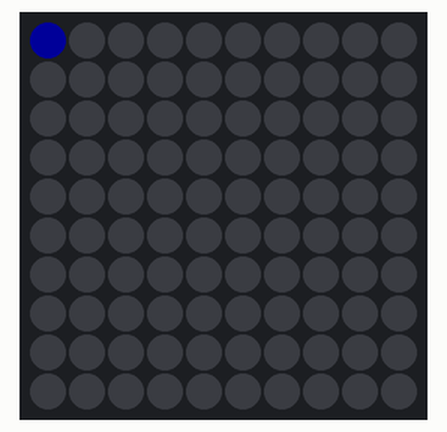
Simulated run of this sketch. Board: ESP32. Parts: 10×10 RGB LED matrix (first LED top left, wired row by row). Dim RGB values are drawn brighter than linear; WiFi joins after 1.5 s; servers stay silent unless stated; uploads are accepted with an empty reply; the local clock reads 2024-03-15 10:24:30 at power-on unless the sketch sets it; what the sketch prints to the serial monitor is not drawn.

Above: at 0.2 s.
At 0.7 s:
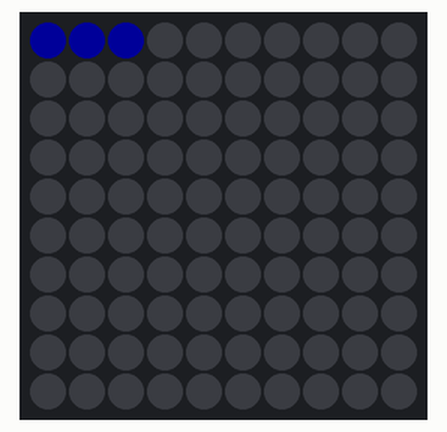
At 1.4 s:
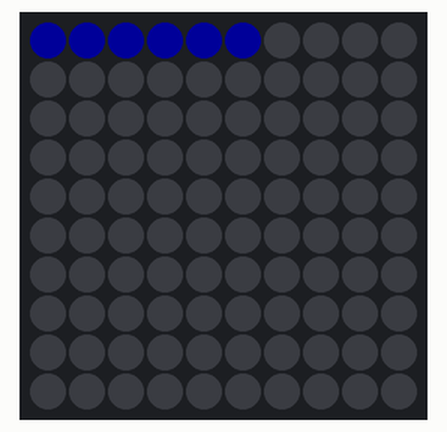
At 2.9 s:
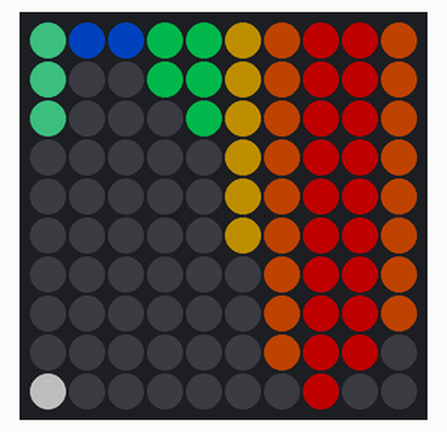
At 4.9 s:
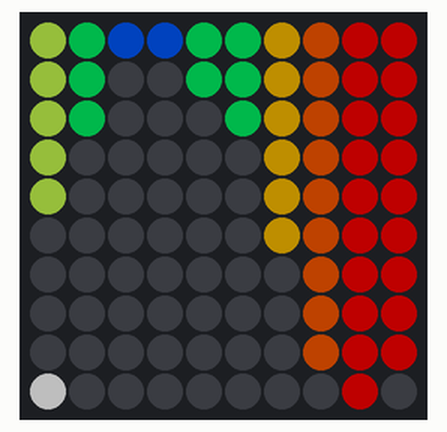

Measured:
- what the display in image 2 shows lasts 1.5 s, from 1.4 s to 2.9 s
- what the display in image 3 shows lasts 2.0 s, from 2.9 s to 4.9 s

The sketch:

sketch.ino
```cpp
#include <Arduino.h>
#include <Adafruit_NeoPixel.h>
#include <WiFi.h>
#include <HTTPClient.h>
#include <ArduinoJson.h>
#include <time.h>
#include <math.h>

// ESP32 + 10x10 WS2812/NeoPixel matrix for dynamic electricity prices.
// Wokwi simulation uses its built-in "Wokwi-GUEST" WiFi network and fetches
// Dutch hourly electricity prices from EnergyZero's public API.

#define LED_PIN 5
#define MATRIX_W 10
#define MATRIX_H 10
#define NUM_LEDS (MATRIX_W * MATRIX_H)
#define BRIGHTNESS 80

#define WIFI_SSID "Wokwi-GUEST"
#define WIFI_PASSWORD ""
#define TZ_INFO "CET-1CEST,M3.5.0,M10.5.0/3" // Europe/Amsterdam

Adafruit_NeoPixel pixels(NUM_LEDS, LED_PIN, NEO_GRB + NEO_KHZ800);

// Fallback hourly €/kWh prices. Used until live prices are fetched, or if WiFi/API fails.
float prices[24] = {
  0.19, 0.17, 0.15, 0.14, 0.13, 0.16,
  0.24, 0.31, 0.34, 0.27, 0.18, 0.08,
 -0.02,-0.04, 0.01, 0.09, 0.21, 0.39,
  0.46, 0.42, 0.33, 0.28, 0.24, 0.21
};

bool livePricesLoaded = false;
uint32_t lastFrame = 0;
uint32_t lastFetchAttempt = 0;
uint8_t currentHour = 0;

uint16_t xy(uint8_t x, uint8_t y) {
  // Serpentine matrix mapping, origin bottom-left for graph drawing.
  if (y % 2 == 0) return y * MATRIX_W + x;
  return y * MATRIX_W + (MATRIX_W - 1 - x);
}

uint32_t rgb(uint8_t r, uint8_t g, uint8_t b) {
  return pixels.Color(r, g, b);
}

uint32_t priceColor(float price, bool highlight) {
  // Price bands: green = cheap/negative, yellow = normal, orange/red = expensive.
  uint8_t r, g, b;
  if (price < 0.00)      { r = 0;   g = 90;  b = 255; } // negative: blue
  else if (price < 0.10) { r = 0;   g = 220; b = 90;  }
  else if (price < 0.20) { r = 120; g = 220; b = 0;   }
  else if (price < 0.30) { r = 255; g = 190; b = 0;   }
  else if (price < 0.40) { r = 255; g = 90;  b = 0;   }
  else                   { r = 255; g = 0;   b = 0;   }

  if (highlight) {
    r = min(255, r + 80);
    g = min(255, g + 80);
    b = min(255, b + 80);
  }
  return rgb(r, g, b);
}

void clearMatrix() {
  for (uint16_t i = 0; i < NUM_LEDS; i++) pixels.setPixelColor(i, 0);
}

void drawPriceBars() {
  clearMatrix();

  float minP = prices[0], maxP = prices[0];
  for (uint8_t i = 1; i < 24; i++) {
    minP = min(minP, prices[i]);
    maxP = max(maxP, prices[i]);
  }
  float span = max(0.01f, maxP - minP);

  // 10 columns show the next 10 hours as vertical price bars.
  for (uint8_t x = 0; x < MATRIX_W; x++) {
    uint8_t hour = (currentHour + x) % 24;
    float normalized = (prices[hour] - minP) / span;
    uint8_t barHeight = 1 + round(normalized * (MATRIX_H - 1));
    bool now = (x == 0);

    for (uint8_t y = 0; y < barHeight; y++) {
      pixels.setPixelColor(xy(x, y), priceColor(prices[hour], now));
    }

    // A white dot at the top of the current hour makes "now" obvious.
    if (now) pixels.setPixelColor(xy(x, MATRIX_H - 1), rgb(255, 255, 255));
  }

  pixels.show();
}

void showWifiProgress(uint8_t step) {
  clearMatrix();
  for (uint8_t i = 0; i <= step && i < MATRIX_W; i++) {
    pixels.setPixelColor(xy(i, 0), rgb(0, 0, 80));
  }
  pixels.show();
}

void updateCurrentHourFromClock() {
  struct tm timeinfo;
  if (getLocalTime(&timeinfo, 100)) {
    currentHour = timeinfo.tm_hour;
  }
}

String isoDate(time_t t) {
  struct tm tmUtc;
  gmtime_r(&t, &tmUtc);
  char buf[25];
  strftime(buf, sizeof(buf), "%Y-%m-%dT%H:%M:%S.000Z", &tmUtc);
  return String(buf);
}

bool connectWiFi() {
  Serial.print("Connecting to WiFi: ");
  Serial.println(WIFI_SSID);
  WiFi.begin(WIFI_SSID, WIFI_PASSWORD);

  for (uint8_t i = 0; i < 30 && WiFi.status() != WL_CONNECTED; i++) {
    showWifiProgress(i % MATRIX_W);
    delay(250);
    Serial.print('.');
  }
  Serial.println();

  if (WiFi.status() == WL_CONNECTED) {
    Serial.print("WiFi connected, IP: ");
    Serial.println(WiFi.localIP());
    return true;
  }

  Serial.println("WiFi failed; using fallback prices.");
  return false;
}

bool syncClock() {
  configTzTime(TZ_INFO, "pool.ntp.org", "time.google.com");
  Serial.print("Syncing NTP time");
  for (uint8_t i = 0; i < 40; i++) {
    struct tm timeinfo;
    if (getLocalTime(&timeinfo, 250)) {
      currentHour = timeinfo.tm_hour;
      Serial.println();
      Serial.print("Local hour: ");
      Serial.println(currentHour);
      return true;
    }
    Serial.print('.');
  }
  Serial.println(" failed; simulated hour will advance from fallback value.");
  return false;
}

bool fetchLivePrices() {
  if (WiFi.status() != WL_CONNECTED) return false;

  time_t now = time(nullptr);
  if (now < 1700000000) {
    Serial.println("Clock not set; cannot build EnergyZero date range.");
    return false;
  }

  struct tm local;
  localtime_r(&now, &local);
  local.tm_hour = 0;
  local.tm_min = 0;
  local.tm_sec = 0;
  time_t startLocal = mktime(&local);
  time_t endLocal = startLocal + 24 * 60 * 60;

  String url = "https://api.energyzero.nl/v1/energyprices?fromDate=" + isoDate(startLocal) +
               "&tillDate=" + isoDate(endLocal) +
               "&interval=4&usageType=1&inclBtw=true";

  Serial.println("Fetching live prices:");
  Serial.println(url);

  HTTPClient http;
  http.setFollowRedirects(HTTPC_STRICT_FOLLOW_REDIRECTS);
  http.begin(url);
  int code = http.GET();
  if (code != HTTP_CODE_OK) {
    Serial.print("HTTP failed: ");
    Serial.println(code);
    http.end();
    return false;
  }

  JsonDocument doc;
  DeserializationError err = deserializeJson(doc, http.getStream());
  http.end();
  if (err) {
    Serial.print("JSON parse failed: ");
    Serial.println(err.c_str());
    return false;
  }

  JsonArray arr = doc["Prices"].as<JsonArray>();
  if (arr.size() < 24) {
    Serial.print("Expected 24 prices, got ");
    Serial.println(arr.size());
    return false;
  }

  for (uint8_t i = 0; i < 24; i++) {
    prices[i] = arr[i]["price"].as<float>();
  }
  livePricesLoaded = true;

  Serial.println("Loaded live EnergyZero prices incl. BTW:");
  for (uint8_t i = 0; i < 24; i++) {
    if (i < 10) Serial.print('0');
    Serial.print(i);
    Serial.print(":00 ");
    Serial.println(prices[i], 3);
  }
  return true;
}

void printStatus() {
  float now = prices[currentHour];
  Serial.print(livePricesLoaded ? "LIVE " : "FALLBACK ");
  Serial.print("Hour ");
  if (currentHour < 10) Serial.print('0');
  Serial.print(currentHour);
  Serial.print(":00  price = ");
  Serial.print(now, 3);
  Serial.print(" EUR/kWh  advice = ");
  if (now < 0.10) Serial.println("RUN dishwasher / charge battery");
  else if (now > 0.35) Serial.println("avoid heavy loads");
  else Serial.println("normal usage");
}

void setup() {
  Serial.begin(115200);
  delay(100);
  pixels.begin();
  pixels.setBrightness(BRIGHTNESS);
  clearMatrix();
  pixels.show();

  Serial.println("ESP32 Dynamic Electricity Prices LED Matrix");
  Serial.println("Live prices: EnergyZero public API, incl. BTW, Netherlands.");
  Serial.println("10 columns = next 10 hours; bar height/color = price; white top dot = current hour.");

  if (connectWiFi()) {
    syncClock();
    fetchLivePrices();
  }

  updateCurrentHourFromClock();
  printStatus();
  drawPriceBars();
}

void loop() {
  // Refresh live prices every hour if possible.
  if (millis() - lastFetchAttempt > 60UL * 60UL * 1000UL) {
    lastFetchAttempt = millis();
    fetchLivePrices();
  }

  // In Wokwi, update display every 2 seconds. With a valid clock this stays on
  // the real current hour; otherwise it advances so the demo remains animated.
  if (millis() - lastFrame > 2000) {
    lastFrame = millis();
    uint8_t before = currentHour;
    updateCurrentHourFromClock();
    if (currentHour == before && !livePricesLoaded) {
      currentHour = (currentHour + 1) % 24;
    }
    printStatus();
    drawPriceBars();
  }
}
```
